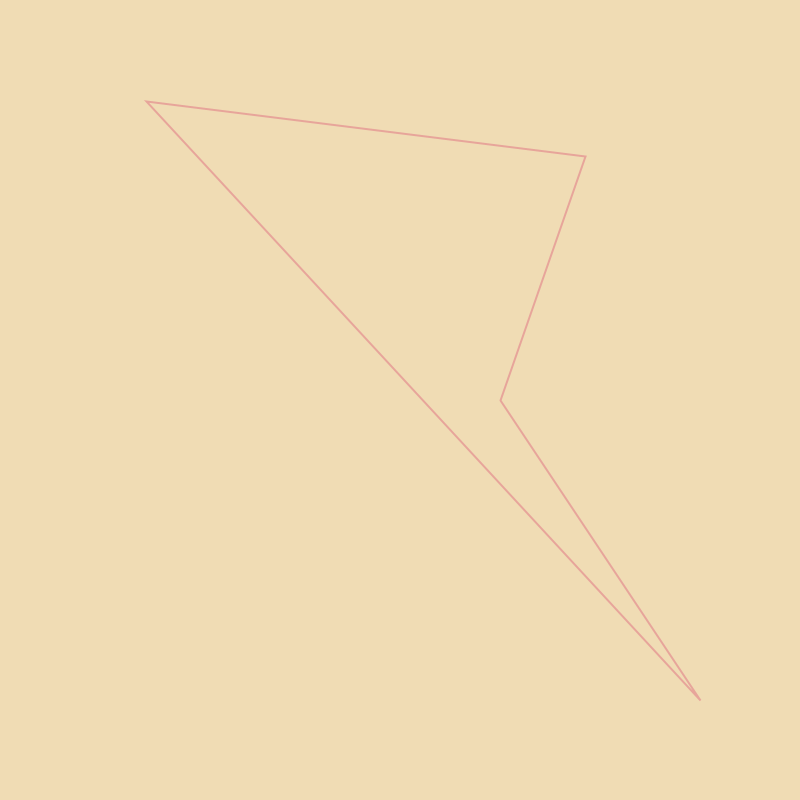
Frame 1 (no input)
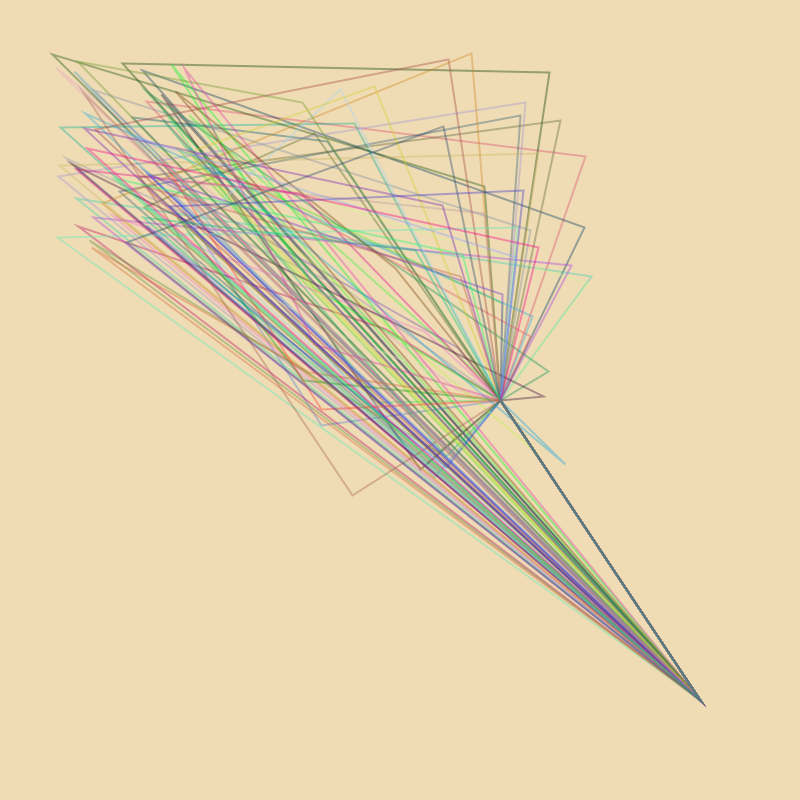
Frame 60 (the mouse pressed at the canvas centre just before this capture)
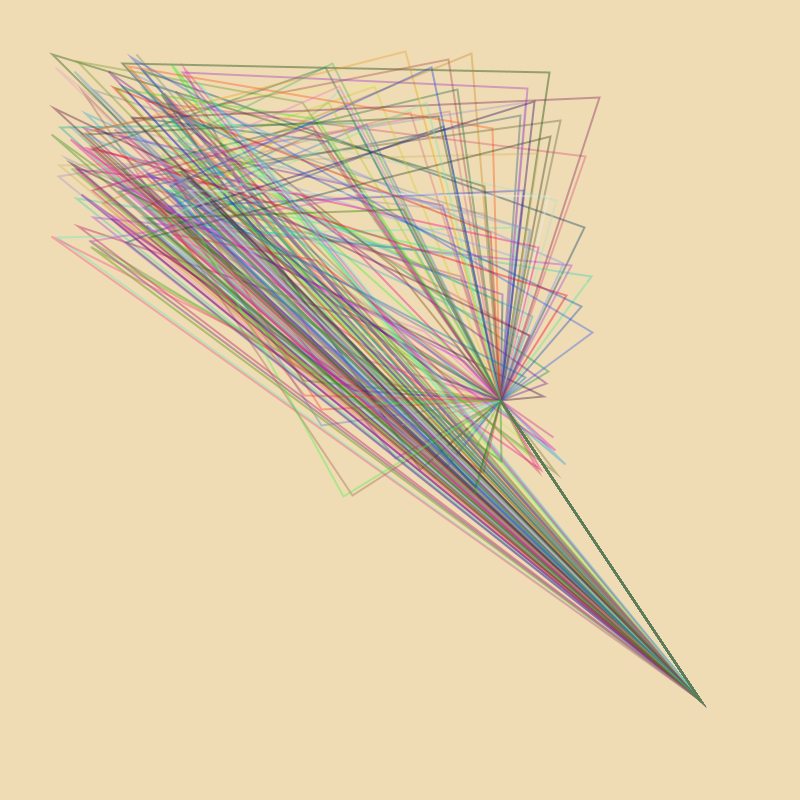
Frame 120 (the mouse held since frame 60 and released just before this capture)

The Processing sketch that drew these frames (run headless with seeded random() and noise(); from frame 60 on, the mouse is pressed at the canvas centre):

// Processing sketch: processing_153745
// ── processing_153745.pde

//Random_quad_generator
//creates a quad from the lower right corner point
//which has random pen colours and two points
//which are random within boundaries
//(c)Peter Peruzzi 27?06/14

void setup(){
  size(800,800);
  background(240,220,180);
  frameRate(30);
}

void draw(){
  int x = 700;
  int y = 700;
  float p1x = random(50,200);
  float p1y = random(50,250);
  float p2x = random(300,600);
  float p2y = random(50,500);
  float p3x = 500;
  float p3y = 400;
  
  beginShape();
  strokeWeight(2);
  stroke(random(0,255),random(0,255),random(0,255),100);
  noFill();
  vertex(p1x,p1y);
  vertex(p2x,p2y);
  vertex(p3x,p3y);
  vertex(x,y);
  endShape(CLOSE);
  
}//end of draw
